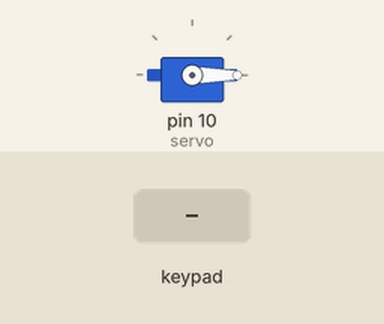
Recording of a sketch running on a simulated Arduino Uno, built with avr-gcc and run on an emulated ATmega328P. Shown: servo. Inputs (shaded band) come from the test bench. What the sketch prints to the serial monitor is not drawn.

Above: at 2.2 s.
2.3 s: keypad keys 9 0 9 0 pressed 0.4 s apart
At 4.3 s:
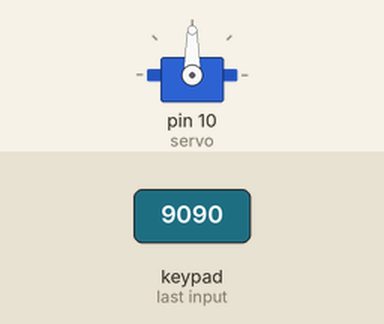
5.4 s: key 'A' pressed
8.4 s: key 'C' pressed
10.0 s: keypad keys 9 0 9 0 * pressed 0.4 s apart
13.5 s: key '#' pressed
Timing chart, 0 to 16.0 s (numbered marks = the images above; inputs shaded):
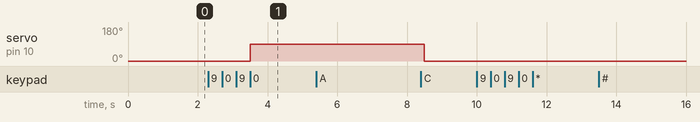

Measured:
- after the input at 2.3 s, servo on pin 10 (servo): 0° → 90° after 1.2 s
- after the input at 5.4 s, every drawn part: stays the same
- after the input at 10.0 s, every drawn part: stays the same
- after the input at 13.5 s, every drawn part: stays the same

The sketch:

lock.ino
```cpp
#include <Servo.h>
#include <Keypad.h>

const byte ROWS = 4;
const byte COLS = 4;
char keys[ROWS][COLS] = {
  {'1', '2', '3', 'A'},
  {'4', '5', '6', 'B'},
  {'7', '8', '9', 'C'},
  {'*', '0', '#', 'D'}
};
byte rowPins[ROWS] = {2, 3, 4, 5};
byte colPins[COLS] = {6, 7, 8, 9};

Servo servo;
Keypad keypad = Keypad(makeKeymap(keys), rowPins, colPins, ROWS, COLS);
String password = "9090";

void setup() {
  servo.attach(10);
  servo.write(0);
  delay(1000);
  Serial.begin(9600);
  Serial.println("Enter password:");
}


void loop() {
  String input = ""; // Initialize input as an empty string
  int count = 1;
  while (count < 5) {
    char key = keypad.getKey();
    if (key) {
      input += key;
      count++;
      Serial.print(key);
    }
  }
  Serial.println(input);
  if (input == password) {
    servo.write(90);
    delay(5000);
    servo.write(0); // Lock the servo after a successful unlock
    input = ""; // Clear the input
    count = 1;
    Serial.println("\nCorrect!");
  } else {
    Serial.println("\nIncorrect password!");
    input = ""; // Clear the input for the next attempt
    count = 1;
  }
}
```
